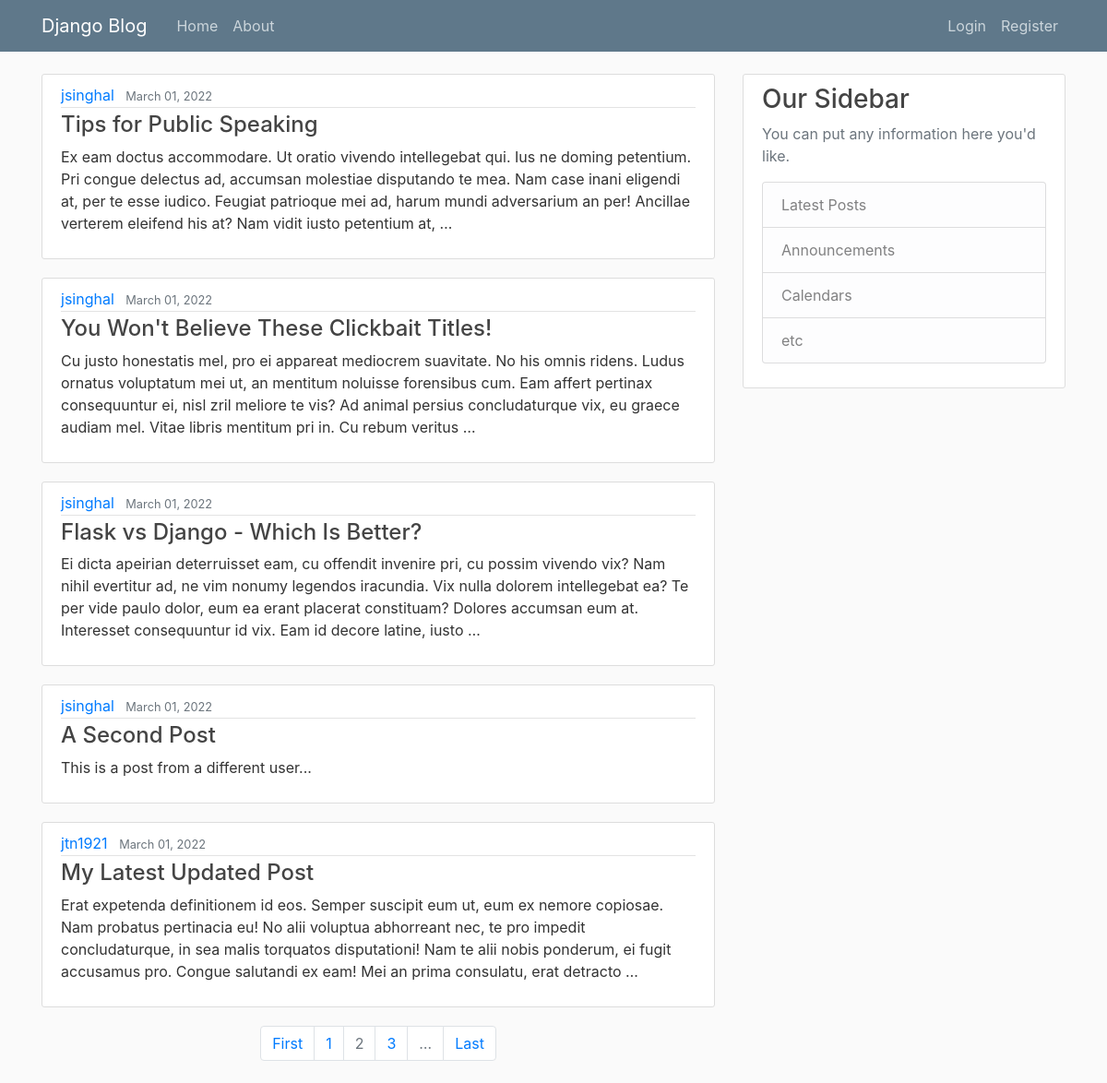
Screenshot of /?page=2 with the database file from the repository.
### blog/models.py (models this page shows)
class Post(models.Model):
    title = models.CharField(max_length=100)
    content = models.TextField()
    date_posted = models.DateTimeField(default=timezone.now)
    author = models.ForeignKey(User, on_delete=models.CASCADE)
    def __str__(self):
        return self.title

### blog/views.py (the view)
# urls.py: path('', views.home, name="blog-home"),
def home(request):
    posts = Post.objects.all().order_by('-date_posted')
    paginator = Paginator(posts, 5)
    page_number = request.GET.get('page')
    page_obj = paginator.get_page(page_number)
    return render(request, "blog/home.html", {"page_obj": page_obj})

### blog/templates/blog/home.html (shortened to what this page needs)
{% extends "blog/base.html" %} {% block content %} {% for page in page_obj %}
<article class="media content-section">
  <div class="media-body">
    <div class="article-metadata">
      <a class="mr-2" href="{% url 'specific-user-blogs' page.author %}">{{ page.author }}</a>
      <small class="text-muted">{{ page.date_posted|date:"F d, Y" }}</small>
    </div>
    <h4>
      <a class="article-title" href="{% url 'blog-detail' page.id %}">{{ page }}</a>
    </h4>
    <p class="article-content">{{ page.content|truncatewords:50 }}</p>
  </div>
</article>
{% endfor %}
<nav>
  <ul class="pagination justify-content-center">
    <li class="page-item {% if not page_obj.has_previous %} disabled {% endif %}">
      <a class="page-link" href="?page=1">First</a>
    </li>
    {% for i in page_obj.paginator.page_range %}
      {% if page_obj.number == i %}
      <li class="active page-item disabled">
        <a class="page-link" href="#">{{ i }}</a>
      </li>
      {% elif i == page_obj.number|add:'-1' %}
        <li class="page-item">
          <a class="page-link" href="?page={{ page_obj.previous_page_number }}">{{ i }}</a>
        </li>
      {% elif i == page_obj.number|add:'1' %}
      <li class="page-item">
        <a class="page-link" href="?page={{ page_obj.next_page_number }}">{{ i }}</a>
      </li>
      {% endif %}
    {% endfor %}
    {% if page_obj.paginator.num_pages > page_obj.number|add:'1' %}
    <li class="page-item disabled">
      <a class="page-link" href="#">&hellip;</a>
    </li>
    {% endif %}
    <li class="page-item {% if not page_obj.has_next %} disabled {% endif %}">
      <a class="page-link" href="?page={{ page_obj.paginator.num_pages }}">Last</a>
    </li>
  </ul>
</nav>
<br>
{% endblock content %}

### blog/static/blog/main.css (style rules this page uses)
body { background: #fafafa; color: #333333; margin-top: 5rem; }
h1, h2, h3, h4, h5, h6 { color: #444444; }
ul { margin: 0; }
.content-section { background: #ffffff; padding: 10px 20px; border: 1px solid #dddddd; border-radius: 3px; margin-bottom: 20px; }
.article-title { color: #444444; }
.article-content { white-space: pre-line; }
.article-metadata { padding-bottom: 1px; margin-bottom: 4px; border-bottom: 1px solid #e3e3e3; }

### rows the page displays
Post: author "jsinghal", date_posted "March 01, 2022", title "Tips for Public Speaking", content "Ex eam doctus accommodare. Ut oratio vivendo intellegebat qui. Ius ne doming petentium. Pri congue delectus ad, accumsan molestiae disputando te mea. Nam case inani eligendi at, per te esse iudico. Feugiat patrioque mei ad, harum mundi adversarium an per! Ancillae verterem eleifend his at? Nam vidit iusto petentium at, …"
Post: author "jsinghal", date_posted "March 01, 2022", title "You Won't Believe These Clickbait Titles!", content "Cu justo honestatis mel, pro ei appareat mediocrem suavitate. No his omnis ridens. Ludus ornatus voluptatum mei ut, an mentitum noluisse forensibus cum. Eam affert pertinax consequuntur ei, nisl zril meliore te vis? Ad animal persius concludaturque vix, eu graece audiam mel. Vitae libris mentitum pri in. Cu rebum veritus …"
Post: author "jsinghal", date_posted "March 01, 2022", title "Flask vs Django - Which Is Better?", content "Ei dicta apeirian deterruisset eam, cu offendit invenire pri, cu possim vivendo vix? Nam nihil evertitur ad, ne vim nonumy legendos iracundia. Vix nulla dolorem intellegebat ea? Te per vide paulo dolor, eum ea erant placerat constituam? Dolores accumsan eum at. Interesset consequuntur id vix. Eam id decore latine, iusto …"
Post: author "jsinghal", date_posted "March 01, 2022", title "A Second Post", content "This is a post from a different user..."
Post: author "jtn1921", date_posted "March 01, 2022", title "My Latest Updated Post", content "Erat expetenda definitionem id eos. Semper suscipit eum ut, eum ex nemore copiosae. Nam probatus pertinacia eu! No alii voluptua abhorreant nec, te pro impedit concludaturque, in sea malis torquatos disputationi! Nam te alii nobis ponderum, ei fugit accusamus pro. Congue salutandi ex eam! Mei an prima consulatu, erat detracto …"

### other values shown
{{ i }} "1"
{{ i }} "2"
{{ i }} "3"
